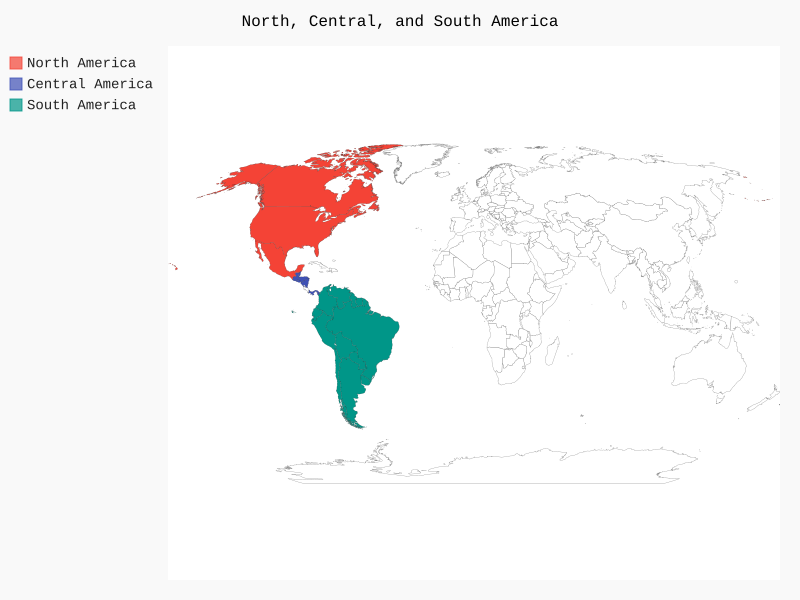

Generate this figure with Python:
from pygal.maps.world import World


wm = World()
wm.force_uri_protocol = 'http'
wm.title = "North, Central, and South America"

wm.add("North America", ['ca', 'mx', 'us'])
wm.add("Central America", ['bz', 'ca', 'gt', 'hn', 'ni', 'pa', 'sv'])
wm.add("South America", ['ar', 'bo', 'br', 'cl', 'co', 'ec', 'gf',
	'gy', 'pe', 'py', 'sr', 'uy', 've'])

wm.render_to_file("americas.svg")
